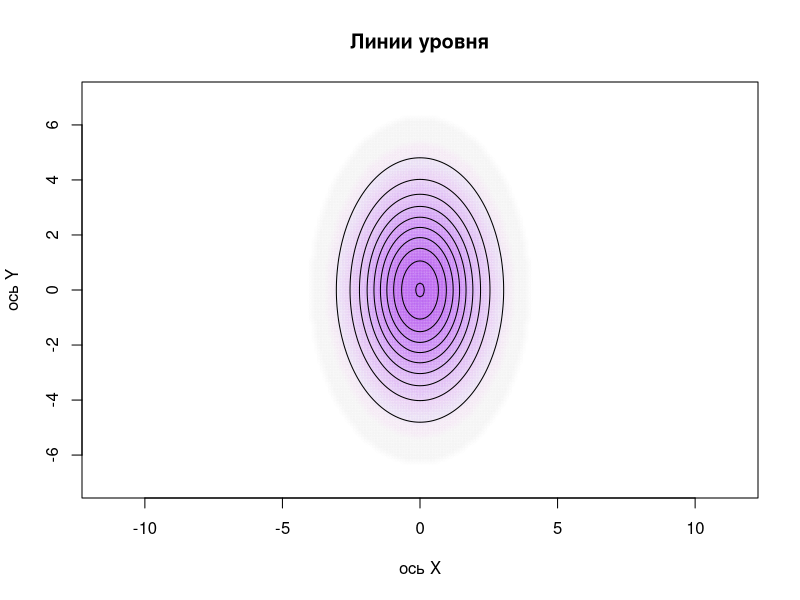

Reproduce this figure in R.
norm = function(x, y, mu, sigma) {
  x = matrix(c(x, y), 2, 1)
  k = 1 / sqrt((2 * pi) ^ 2 * det(sigma))
  e = exp(-0.5 * t(x - mu) %*% solve(sigma) %*% x - mu)
  return(k * e)
}
par(bg = 'white', fg = 'black')
a = matrix(c(2,0,0,5), nrow = 2, ncol = 2 ) 
q=7;
plot(-q:q, -q:q, type = "n",asp=1, xlab = "ось X", ylab = "ось Y", main = "Линии уровня")
x=seq(-q, q, 0.1)
y=seq(-q, q, 0.1)
for(i in x){
  for(j in y){
    z = c(i, j)
    plot = norm(i,j,0,a)
    color = adjustcolor("purple", plot*2 )
    points(z[1], z[2], pch = 21,col=color,bg=color)
  }
}
z = outer(x, y, function(x, y) {
  sapply(1:length(x), function(i) norm(x[i], y[i], 0, a))
})



contour(x,y,z,drawlabels=FALSE, add=T ,asp=1,lwd = 1)
